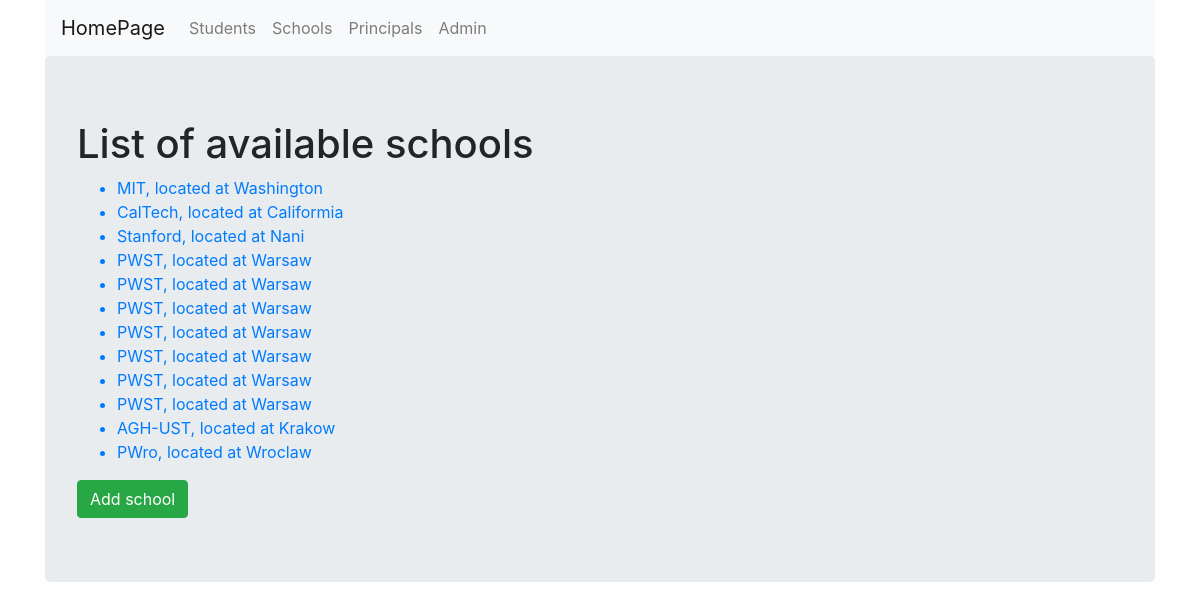
The app's page /CRUD_System/schools/, older data.
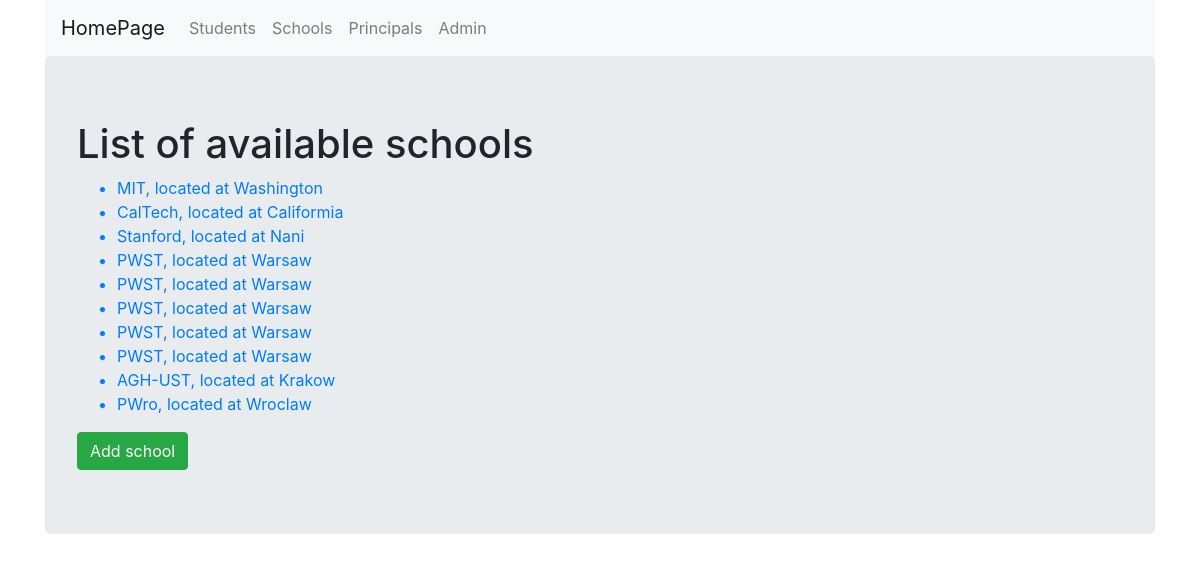
The same page, newer data.
### CRUD_System/models.py (models this page shows, shortened)
class School(models.Model):
    name = models.CharField(max_length = 256)
    location = models.CharField(max_length = 256)

### CRUD_System/views.py (the view)
# urls.py: path('schools/', views.SchoolListView.as_view(), name='schools'),
class SchoolListView(ListView):
    context_object_name = 'schools'
    model = models.School
    template_name = 'CRUD_ListView.html'

### CRUD_System/templates/CRUD_System/CRUD_ListView.html (shortened to what this page needs)
{% extends 'CRUD_System/CRUD_System_base.html'%}
{% block body_block %}
    {% if schools %}
        <h1>List of available schools</h1>
        <ul>
            {% for school in schools %}
            <a href="{{school.id}}">
                <li> {{ school.name }}, located at {{ school.location}}</li>
            </a>
            {% empty %}
                <li>Sorry, no schools here!</li>
            {% endfor %}
        </ul>
        <a href="{% url 'CRUD_System:add_school'%}">
            <input type="submit" name="" id="" class='btn btn-success' value='Add school'>
        </a>
    {% else%}
        <p>You shouldn't be able to see this view ...</p>
        <p>It only shows when the template page was called with an empty context_object_name tag</p>
    {% endif%}
{% endblock %}

Row changes from the older to the newer data that the page shows:
removed School: name "PWST", location "Warsaw"
removed School: name "PWST", location "Warsaw"
